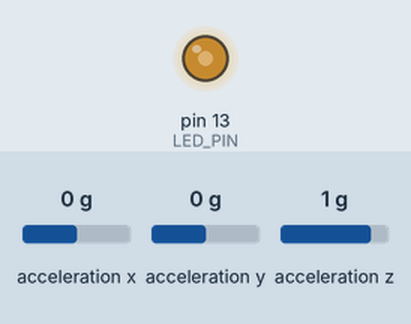
A sketch run on a simulated Arduino Uno, built with avr-gcc and run on an emulated ATmega328P. On the bench: output pins drawn as LEDs (lit = HIGH). Wiring (inferred from the names in the program): ADXL345 accelerometer at I2C address 0x53. Dashed ring = blinking. Inputs (shaded band) come from the test bench; at power-on: acceleration z 1 g, acceleration x 0 g, acceleration y 0 g. What the sketch prints to the serial monitor is not drawn.

Above: at 0.43 s.
1.3 s: acceleration z set to 0 g
2.8 s: acceleration x set to -1.4 g
5.8 s: acceleration y set to 0.8 g
8.8 s: acceleration y set to -0.2 g
11.8 s: acceleration y set to -0.5 g
At 12.3 s:
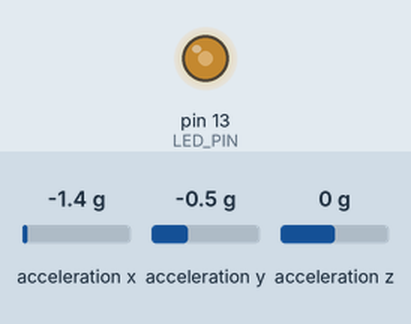
13.3 s: acceleration x set to -0.5 g
14.8 s: acceleration x set to -0.2 g
At 15.29 s:
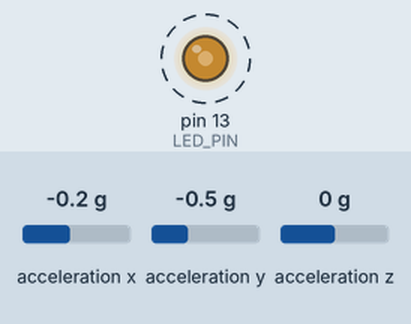
Timing chart, 0 to 18.8 s (numbered marks = the images above; inputs shaded):
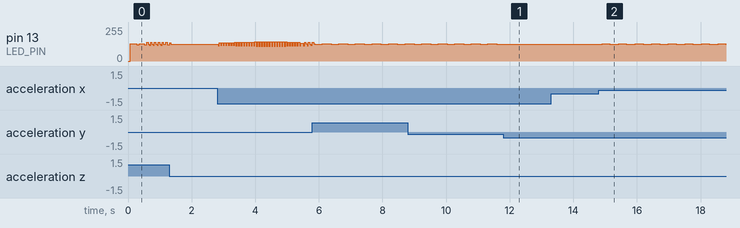

The sketch:

ADXL345_raw.ino
```cpp
// I2C device class (I2Cdev) demonstration Arduino sketch for ADXL345 class
// 10/7/2011 by Jeff Rowberg <jeff@rowberg.net>
// Updates should (hopefully) always be available at https://github.com/jrowberg/i2cdevlib
//
// Changelog:
//     2011-10-07 - initial release

/* ============================================
I2Cdev device library code is placed under the MIT license
Copyright (c) 2011 Jeff Rowberg

Permission is hereby granted, free of charge, to any person obtaining a copy
of this software and associated documentation files (the "Software"), to deal
in the Software without restriction, including without limitation the rights
to use, copy, modify, merge, publish, distribute, sublicense, and/or sell
copies of the Software, and to permit persons to whom the Software is
furnished to do so, subject to the following conditions:

The above copyright notice and this permission notice shall be included in
all copies or substantial portions of the Software.

THE SOFTWARE IS PROVIDED "AS IS", WITHOUT WARRANTY OF ANY KIND, EXPRESS OR
IMPLIED, INCLUDING BUT NOT LIMITED TO THE WARRANTIES OF MERCHANTABILITY,
FITNESS FOR A PARTICULAR PURPOSE AND NONINFRINGEMENT. IN NO EVENT SHALL THE
AUTHORS OR COPYRIGHT HOLDERS BE LIABLE FOR ANY CLAIM, DAMAGES OR OTHER
LIABILITY, WHETHER IN AN ACTION OF CONTRACT, TORT OR OTHERWISE, ARISING FROM,
OUT OF OR IN CONNECTION WITH THE SOFTWARE OR THE USE OR OTHER DEALINGS IN
THE SOFTWARE.
===============================================
*/

// Arduino Wire library is required if I2Cdev I2CDEV_ARDUINO_WIRE implementation
// is used in I2Cdev.h
#include "Wire.h"

// I2Cdev and ADXL345 must be installed as libraries, or else the .cpp/.h files
// for both classes must be in the include path of your project
#include "I2Cdev.h"
#include "ADXL345.h"

// class default I2C address is 0x53
// specific I2C addresses may be passed as a parameter here
// ALT low = 0x53 (default for SparkFun 6DOF board)
// ALT high = 0x1D
ADXL345 accel;

int16_t ax, ay, az;
long int counter = 0;

#define LED_PIN 13 // (Arduino is 13, Teensy is 6)
bool blinkState = false;

void setup() {
    // join I2C bus (I2Cdev library doesn't do this automatically)
    Wire.begin();

    // initialize serial communication
    // (38400 chosen because it works as well at 8MHz as it does at 16MHz, but
    // it's really up to you depending on your project)
    Serial.begin(38400);

    // initialize device
    Serial.println("Initializing I2C devices...");
    accel.initialize();

    // verify connection
    Serial.println("Testing device connections...");
    Serial.println(accel.testConnection() ? "ADXL345 connection successful" : "ADXL345 connection failed");

    // configure LED for output
    pinMode(LED_PIN, OUTPUT);
}

void loop() {
    // read raw accel measurements from device
    accel.getAcceleration(&ax, &ay, &az);

    // display tab-separated accel x/y/z values
    Serial.print("accel:\t");
    Serial.print(ax); Serial.print("\t");
    Serial.print(ay); Serial.print("\t");
    Serial.println(az);
    Serial.println(counter);
    counter++;

    // blink LED to indicate activity
    blinkState = !blinkState;
    digitalWrite(LED_PIN, blinkState);
}
```

ADXL345.h
```cpp
// I2Cdev library collection - ADXL345 I2C device class header file
// Based on Analog Devices ADXL345 datasheet rev. C, 5/2011
// 7/31/2011 by Jeff Rowberg <jeff@rowberg.net>
// Updates should (hopefully) always be available at https://github.com/jrowberg/i2cdevlib
//
// Changelog:
//     2011-07-31 - initial release

/* ============================================
I2Cdev device library code is placed under the MIT license
Copyright (c) 2011 Jeff Rowberg

Permission is hereby granted, free of charge, to any person obtaining a copy
of this software and associated documentation files (the "Software"), to deal
in the Software without restriction, including without limitation the rights
to use, copy, modify, merge, publish, distribute, sublicense, and/or sell
copies of the Software, and to permit persons to whom the Software is
furnished to do so, subject to the following conditions:

The above copyright notice and this permission notice shall be included in
all copies or substantial portions of the Software.

THE SOFTWARE IS PROVIDED "AS IS", WITHOUT WARRANTY OF ANY KIND, EXPRESS OR
IMPLIED, INCLUDING BUT NOT LIMITED TO THE WARRANTIES OF MERCHANTABILITY,
FITNESS FOR A PARTICULAR PURPOSE AND NONINFRINGEMENT. IN NO EVENT SHALL THE
AUTHORS OR COPYRIGHT HOLDERS BE LIABLE FOR ANY CLAIM, DAMAGES OR OTHER
LIABILITY, WHETHER IN AN ACTION OF CONTRACT, TORT OR OTHERWISE, ARISING FROM,
OUT OF OR IN CONNECTION WITH THE SOFTWARE OR THE USE OR OTHER DEALINGS IN
THE SOFTWARE.
===============================================
*/

#ifndef _ADXL345_H_
#define _ADXL345_H_

#include "I2Cdev.h"

#define ADXL345_ADDRESS_ALT_LOW     0x53 // alt address pin low (GND)
#define ADXL345_ADDRESS_ALT_HIGH    0x1D // alt address pin high (VCC)
#define ADXL345_DEFAULT_ADDRESS     ADXL345_ADDRESS_ALT_LOW

#define ADXL345_RA_DEVID            0x00
#define ADXL345_RA_RESERVED1        0x01
#define ADXL345_RA_THRESH_TAP       0x1D
#define ADXL345_RA_OFSX             0x1E
#define ADXL345_RA_OFSY             0x1F
#define ADXL345_RA_OFSZ             0x20
#define ADXL345_RA_DUR              0x21
#define ADXL345_RA_LATENT           0x22
#define ADXL345_RA_WINDOW           0x23
#define ADXL345_RA_THRESH_ACT       0x24
#define ADXL345_RA_THRESH_INACT     0x25
#define ADXL345_RA_TIME_INACT       0x26
#define ADXL345_RA_ACT_INACT_CTL    0x27
#define ADXL345_RA_THRESH_FF        0x28
#define ADXL345_RA_TIME_FF          0x29
#define ADXL345_RA_TAP_AXES         0x2A
#define ADXL345_RA_ACT_TAP_STATUS   0x2B
#define ADXL345_RA_BW_RATE          0x2C
#define ADXL345_RA_POWER_CTL        0x2D
#define ADXL345_RA_INT_ENABLE       0x2E
#define ADXL345_RA_INT_MAP          0x2F
#define ADXL345_RA_INT_SOURCE       0x30
#define ADXL345_RA_DATA_FORMAT      0x31
#define ADXL345_RA_DATAX0           0x32
#define ADXL345_RA_DATAX1           0x33
#define ADXL345_RA_DATAY0           0x34
#define ADXL345_RA_DATAY1           0x35
#define ADXL345_RA_DATAZ0           0x36
#define ADXL345_RA_DATAZ1           0x37
#define ADXL345_RA_FIFO_CTL         0x38
#define ADXL345_RA_FIFO_STATUS      0x39

#define ADXL345_AIC_ACT_AC_BIT      7
#define ADXL345_AIC_ACT_X_BIT       6
#define ADXL345_AIC_ACT_Y_BIT       5
#define ADXL345_AIC_ACT_Z_BIT       4
#define ADXL345_AIC_INACT_AC_BIT    3
#define ADXL345_AIC_INACT_X_BIT     2
#define ADXL345_AIC_INACT_Y_BIT     1
#define ADXL345_AIC_INACT_Z_BIT     0

#define ADXL345_TAPAXIS_SUP_BIT     3
#define ADXL345_TAPAXIS_X_BIT       2
#define ADXL345_TAPAXIS_Y_BIT       1
#define ADXL345_TAPAXIS_Z_BIT       0

#define ADXL345_TAPSTAT_ACTX_BIT    6
#define ADXL345_TAPSTAT_ACTY_BIT    5
#define ADXL345_TAPSTAT_ACTZ_BIT    4
#define ADXL345_TAPSTAT_ASLEEP_BIT  3
#define ADXL345_TAPSTAT_TAPX_BIT    2
#define ADXL345_TAPSTAT_TAPY_BIT    1
#define ADXL345_TAPSTAT_TAPZ_BIT    0

#define ADXL345_BW_LOWPOWER_BIT     4
#define ADXL345_BW_RATE_BIT         3
#define ADXL345_BW_RATE_LENGTH      4

#define ADXL345_RATE_3200           0b1111
#define ADXL345_RATE_1600           0b1110
#define ADXL345_RATE_800            0b1101
#define ADXL345_RATE_400            0b1100
#define ADXL345_RATE_200            0b1011
#define ADXL345_RATE_100            0b1010
#define ADXL345_RATE_50             0b1001
#define ADXL345_RATE_25             0b1000
#define ADXL345_RATE_12P5           0b0111
#define ADXL345_RATE_6P25           0b0110
#define ADXL345_RATE_3P13           0b0101
#define ADXL345_RATE_1P56           0b0100
#define ADXL345_RATE_0P78           0b0011
#define ADXL345_RATE_0P39           0b0010
#define ADXL345_RATE_0P20           0b0001
#define ADXL345_RATE_0P10           0b0000

#define ADXL345_PCTL_LINK_BIT       5
#define ADXL345_PCTL_AUTOSLEEP_BIT  4
#define ADXL345_PCTL_MEASURE_BIT    3
#define ADXL345_PCTL_SLEEP_BIT      2
#define ADXL345_PCTL_WAKEUP_BIT     1
#define ADXL345_PCTL_WAKEUP_LENGTH  2

#define ADXL345_WAKEUP_8HZ          0b00
#define ADXL345_WAKEUP_4HZ          0b01
#define ADXL345_WAKEUP_2HZ          0b10
#define ADXL345_WAKEUP_1HZ          0b11

#define ADXL345_INT_DATA_READY_BIT  7
#define ADXL345_INT_SINGLE_TAP_BIT  6
#define ADXL345_INT_DOUBLE_TAP_BIT  5
#define ADXL345_INT_ACTIVITY_BIT    4
#define ADXL345_INT_INACTIVITY_BIT  3
#define ADXL345_INT_FREE_FALL_BIT   2
#define ADXL345_INT_WATERMARK_BIT   1
#define ADXL345_INT_OVERRUN_BIT     0

#define ADXL345_FORMAT_SELFTEST_BIT 7
#define ADXL345_FORMAT_SPIMODE_BIT  6
#define ADXL345_FORMAT_INTMODE_BIT  5
#define ADXL345_FORMAT_FULL_RES_BIT 3
#define ADXL345_FORMAT_JUSTIFY_BIT  2
#define ADXL345_FORMAT_RANGE_BIT    1
#define ADXL345_FORMAT_RANGE_LENGTH 2

#define ADXL345_RANGE_2G            0b00
#define ADXL345_RANGE_4G            0b01
#define ADXL345_RANGE_8G            0b10
#define ADXL345_RANGE_16G           0b11

#define ADXL345_FIFO_MODE_BIT       7
#define ADXL345_FIFO_MODE_LENGTH    2
#define ADXL345_FIFO_TRIGGER_BIT    5
#define ADXL345_FIFO_SAMPLES_BIT    4
#define ADXL345_FIFO_SAMPLES_LENGTH 5

#define ADXL345_FIFO_MODE_BYPASS    0b00
#define ADXL345_FIFO_MODE_FIFO      0b01
#define ADXL345_FIFO_MODE_STREAM    0b10
#define ADXL345_FIFO_MODE_TRIGGER   0b11

#define ADXL345_FIFOSTAT_TRIGGER_BIT        7
#define ADXL345_FIFOSTAT_LENGTH_BIT         5
#define ADXL345_FIFOSTAT_LENGTH_LENGTH      6

class ADXL345 {
    public:
        ADXL345();
        ADXL345(uint8_t address);

        void initialize();
        bool testConnection();

        // DEVID register
        uint8_t getDeviceID();

        // THRESH_TAP register
        uint8_t getTapThreshold();
        void setTapThreshold(uint8_t threshold);

        // OFS* registers
        void getOffset(int8_t* x, int8_t* y, int8_t* z);
        void setOffset(int8_t x, int8_t y, int8_t z);
        int8_t getOffsetX();
        void setOffsetX(int8_t x);
        int8_t getOffsetY();
        void setOffsetY(int8_t y);
        int8_t getOffsetZ();
        void setOffsetZ(int8_t z);

        // DUR register
        uint8_t getTapDuration();
        void setTapDuration(uint8_t duration);

        // LATENT register
        uint8_t getDoubleTapLatency();
        void setDoubleTapLatency(uint8_t latency);

        // WINDOW register
        uint8_t getDoubleTapWindow();
        void setDoubleTapWindow(uint8_t window);

        // THRESH_ACT register
        uint8_t getActivityThreshold();
        void setActivityThreshold(uint8_t threshold);

        // THRESH_INACT register
        uint8_t getInactivityThreshold();
        void setInactivityThreshold(uint8_t threshold);

        // TIME_INACT register
        uint8_t getInactivityTime();
        void setInactivityTime(uint8_t time);

        // ACT_INACT_CTL register
        bool getActivityAC();
        void setActivityAC(bool enabled);
        bool getActivityXEnabled();
        void setActivityXEnabled(bool enabled);
        bool getActivityYEnabled();
        void setActivityYEnabled(bool enabled);
        bool getActivityZEnabled();
        void setActivityZEnabled(bool enabled);
        bool getInactivityAC();
        void setInactivityAC(bool enabled);
        bool getInactivityXEnabled();
        void setInactivityXEnabled(bool enabled);
        bool getInactivityYEnabled();
        void setInactivityYEnabled(bool enabled);
        bool getInactivityZEnabled();
        void setInactivityZEnabled(bool enabled);

        // THRESH_FF register
        uint8_t getFreefallThreshold();
        void setFreefallThreshold(uint8_t threshold);

        // TIME_FF register
        uint8_t getFreefallTime();
        void setFreefallTime(uint8_t time);

        // TAP_AXES register
        bool getTapAxisSuppress();
        void setTapAxisSuppress(bool enabled);
        bool getTapAxisXEnabled();
        void setTapAxisXEnabled(bool enabled);
        bool getTapAxisYEnabled();
        void setTapAxisYEnabled(bool enabled);
        bool getTapAxisZEnabled();
        void setTapAxisZEnabled(bool enabled);

        // ACT_TAP_STATUS register
        bool getActivitySourceX();
        bool getActivitySourceY();
        bool getActivitySourceZ();
        bool getAsleep();
        bool getTapSourceX();
        bool getTapSourceY();
        bool getTapSourceZ();

        // BW_RATE register
        bool getLowPowerEnabled();
        void setLowPowerEnabled(bool enabled);
        uint8_t getRate();
        void setRate(uint8_t rate);

        // POWER_CTL register
        bool getLinkEnabled();
        void setLinkEnabled(bool enabled);
        bool getAutoSleepEnabled();
        void setAutoSleepEnabled(bool enabled);
        bool getMeasureEnabled();
        void setMeasureEnabled(bool enabled);
        bool getSleepEnabled();
        void setSleepEnabled(bool enabled);
        uint8_t getWakeupFrequency();
        void setWakeupFrequency(uint8_t frequency);

        // INT_ENABLE register
        bool getIntDataReadyEnabled();
        void setIntDataReadyEnabled(bool enabled);
        bool getIntSingleTapEnabled();
        void setIntSingleTapEnabled(bool enabled);
        bool getIntDoubleTapEnabled();
        void setIntDoubleTapEnabled(bool enabled);
        bool getIntActivityEnabled();
        void setIntActivityEnabled(bool enabled);
        bool getIntInactivityEnabled();
        void setIntInactivityEnabled(bool enabled);
        bool getIntFreefallEnabled();
        void setIntFreefallEnabled(bool enabled);
        bool getIntWatermarkEnabled();
        void setIntWatermarkEnabled(bool enabled);
        bool getIntOverrunEnabled();
        void setIntOverrunEnabled(bool enabled);

        // INT_MAP register
        uint8_t getIntDataReadyPin();
        void setIntDataReadyPin(uint8_t pin);
        uint8_t getIntSingleTapPin();
        void setIntSingleTapPin(uint8_t pin);
        uint8_t getIntDoubleTapPin();
        void setIntDoubleTapPin(uint8_t pin);
        uint8_t getIntActivityPin();
        void setIntActivityPin(uint8_t pin);
        uint8_t getIntInactivityPin();
        void setIntInactivityPin(uint8_t pin);
        uint8_t getIntFreefallPin();
        void setIntFreefallPin(uint8_t pin);
        uint8_t getIntWatermarkPin();
        void setIntWatermarkPin(uint8_t pin);
        uint8_t getIntOverrunPin();
        void setIntOverrunPin(uint8_t pin);

        // INT_SOURCE register
        uint8_t getIntDataReadySource();
        uint8_t getIntSingleTapSource();
        uint8_t getIntDoubleTapSource();
        uint8_t getIntActivitySource();
        uint8_t getIntInactivitySource();
        uint8_t getIntFreefallSource();
        uint8_t getIntWatermarkSource();
        uint8_t getIntOverrunSource();

        // DATA_FORMAT register
        uint8_t getSelfTestEnabled();
        void setSelfTestEnabled(uint8_t enabled);
        uint8_t getSPIMode();
        void setSPIMode(uint8_t mode);
        uint8_t getInterruptMode();
        void setInterruptMode(uint8_t mode);
        uint8_t getFullResolution();
        void setFullResolution(uint8_t resolution);
        uint8_t getDataJustification();
        void setDataJustification(uint8_t justification);
        uint8_t getRange();
        void setRange(uint8_t range);

        // DATA* registers
        void getAcceleration(int16_t* x, int16_t* y, int16_t* z);
        int16_t getAccelerationX();
        int16_t getAccelerationY();
        int16_t getAccelerationZ();

        // FIFO_CTL register
        uint8_t getFIFOMode();
        void setFIFOMode(uint8_t mode);
        uint8_t getFIFOTriggerInterruptPin();
        void setFIFOTriggerInterruptPin(uint8_t interrupt);
        uint8_t getFIFOSamples();
        void setFIFOSamples(uint8_t size);

        // FIFO_STATUS register
        bool getFIFOTriggerOccurred();
        uint8_t getFIFOLength();

    private:
        uint8_t devAddr;
        uint8_t buffer[6];
};

#endif /* _ADXL345_H_ */
```

Source omitted: ADXL345.cpp (62346 bytes)

Measured:
- the behaviour switches between -0.4 and -0.3 g on acceleration x (found by bisection; images 1 and 2)
- after the input at 11.8 s, pin 13 (LED_PIN): stops changing and stays 124/255
- after the input at 14.8 s, pin 13 (LED_PIN): alternates 131/255 for 0.24 s and 124/255 for 0.28 s, starting after 0.11 s
- by itself, pin 13 (LED_PIN): alternates 131/255 for 0.28 s and 124/255 for 0.24 s
